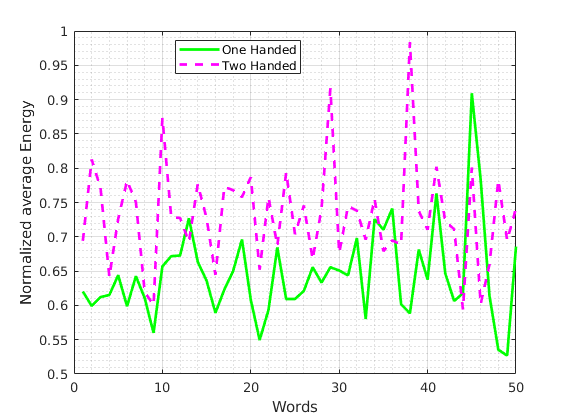
%> input picture One handed vs two handed sign separation.bmp, 570 x 420 px
$ octave --eval "result = energy_spect('One handed vs two handed sign separation.bmp');"   (GNU Octave 9; MATLAB toolbox functions it lacks are replaced by stand-ins)
%> lines starting %> are read from the running program, lines starting %| are printed output that depends on the picture
function total_pow =energy_spect(fIn)
% clc; clear all; close all;
% fIn='D:\png_img\asl.png';
 im=im2double(rgb2gray(imread(fIn)));
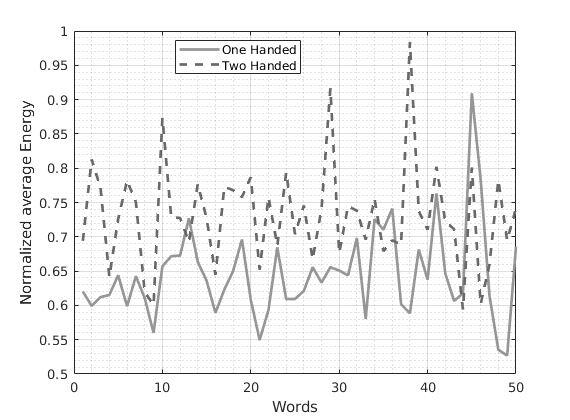
%> im: size 420x570 double; min 0, max 1, mean 0.958
 im2=imresize(im,[128 128]);
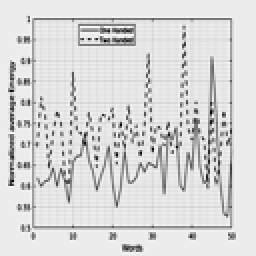
%> im2: size 128x128 double (shown 2 times larger); min 0.48, max 1.04, mean 0.958; drawn with min black and max white
%img_matrix = im2double(rgb2gray(imread(fIn)));
img_matrix=im2;
img_matrix(img_matrix<0.0589) = 0;
total_pow = sum(img_matrix);
%> total_pow = 128 values, max 128.3 at index 4, min 105.2 at index 116, mean 122.6
%> `result = energy_spect('One handed vs two handed sign separation.bmp');`: result has the same summary as total_pow in energy_spect

$ run again, on avg_velocity_100words.bmp
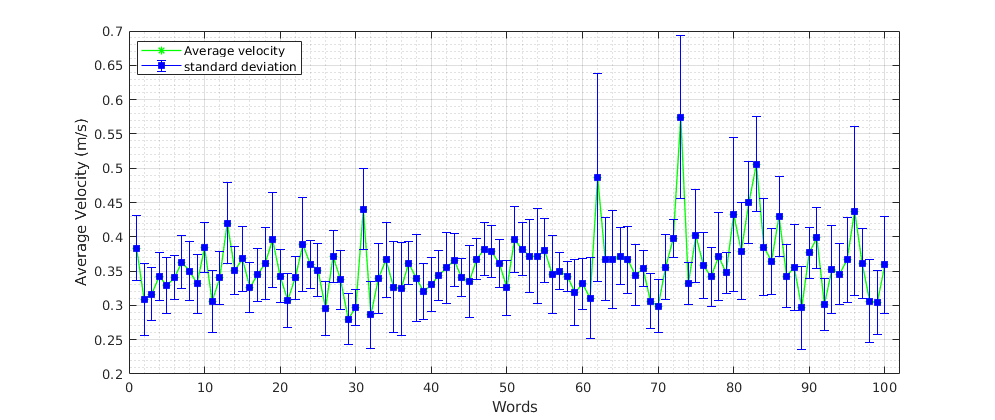
%> input picture avg_velocity_100words.bmp, 995 x 420 px
%> in energy_spect, `im=im2double(rgb2gray(imread(fIn)));`:
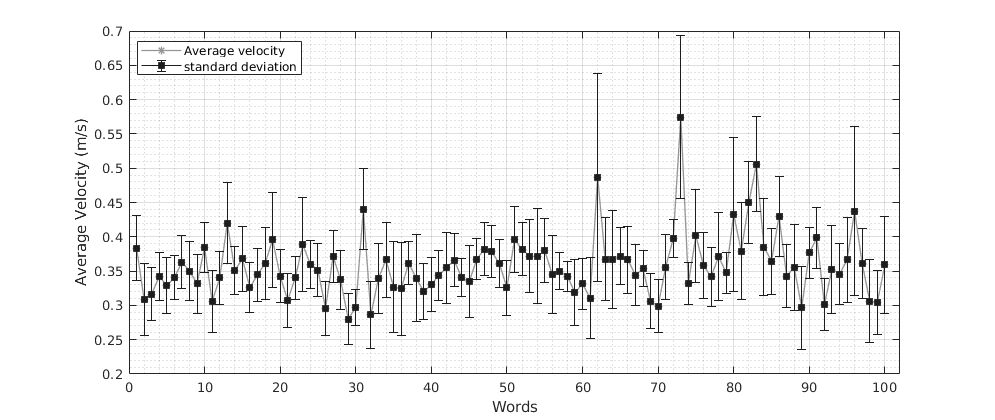
%> im: size 420x995 double; min 0, max 1, mean 0.952
%> in energy_spect, `im2=imresize(im,[128 128]);`:
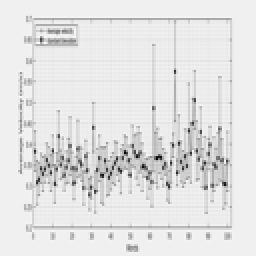
%> im2: size 128x128 double (shown 2 times larger); min 0.117, max 1.05, mean 0.952; drawn with min black and max white
%> total_pow = 128 values, max 128.3 at index 9, min 115.3 at index 116, mean 121.8
%> result has the same summary as total_pow in energy_spect
